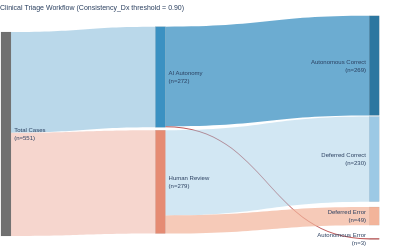

Notebook source saved alongside this figure:
### Code cell
# --- 1. Load the main data file ---

try:
    df_master =pd.read_csv('/mnt/bulk-sirius/lizhang/LiWS/Medical_Llama_Agents/data/evaluation_logs/63/5runs/63.10/master_feature_dataframe.csv')
    
    print(f"✅ Successfully loaded Master DataFrame with {len(df_master)} records.")
except FileNotFoundError:
    print("❌ ERROR: Master DataFrame not found.")
    exit()

# --- 2. Run single-point analysis (optional; retain or comment out) ---
print("\n--- Running Single-Point Threshold Analysis ---")
conf_results = analyze_threshold_performance(
    df=df_master,
    score_column='Consistency_Dx',
    threshold=0.85,
    greater_is_better=True
)
print_results(conf_results)

# --- 3. Run curve analysis ---
print("\n--- Running Threshold Curve Analysis ---")

save_dir = '/mnt/bulk-sirius/lizhang/LiWS/Medical_Llama_Agents/data/plots/63/63.10/63.10_5runs/threshold_basic'
os.makedirs(save_dir, exist_ok=True)

# a. Analyze Consistency_Dx
score_to_analyze = 'Consistency_Dx'
print(f"  - Generating curves for '{score_to_analyze}'...")

custom_thresholds = np.arange(0.7, 1.01, 0.05)
# This generates [0.7, 0.75, 0.8, 0.85, 0.9, 0.95, 1.0]

print(f"    - Using custom thresholds: {np.round(custom_thresholds, 2)}")

curves_df = calculate_performance_curves(df_master, score_to_analyze, greater_is_better=True, threshold_range=custom_thresholds)
csv_path = os.path.join(save_dir, f'threshold_curves_{score_to_analyze}.csv')
curves_df.to_csv(csv_path, index=False)
print(f"Saved curve data to: {csv_path}")

plot_tradeoff_bar(curves_df, score_to_analyze, save_dir, bar_color='#5D9BB5')
# plot_triage_sankey(df_master, save_dir, score_to_analyze, threshold=0.7)
# plot_triage_sankey(df_master, save_dir, score_to_analyze, threshold=0.75)
# plot_triage_sankey(df_master, save_dir, score_to_analyze, threshold=0.8)
# plot_triage_sankey(df_master, save_dir, score_to_analyze, threshold=0.85)
plot_triage_sankey(df_master, save_dir, score_to_analyze, threshold=0.9)
# plot_triage_sankey(df_master, save_dir, score_to_analyze, threshold=0.95)



# # b. (Optional) Analyze other scores.
print("\n--- Running Single-Point Threshold Analysis ---")
conf_results = analyze_threshold_performance(
    df=df_master,
    score_column='ProbScore_Dx',
    threshold=0.85,
    greater_is_better=True
)
print_results(conf_results)

# --- 3. Run curve analysis ---
print("\n--- Running Threshold Curve Analysis ---")

# a. Analyze ProbScore_Dx
score_to_analyze = 'ProbScore_Dx'
print(f"  - Generating curves for '{score_to_analyze}'...")

custom_thresholds = np.arange(0.94, 1.01, 0.01)
# This generates [0.7, 0.75, 0.8, 0.85, 0.9, 0.95, 1.0]

print(f"    - Using custom thresholds: {np.round(custom_thresholds, 2)}")

curves_df = calculate_performance_curves(df_master, score_to_analyze, greater_is_better=True, threshold_range=custom_thresholds)
csv_path = os.path.join(save_dir, f'threshold_curves_{score_to_analyze}.csv')
curves_df.to_csv(csv_path, index=False)
print(f"Saved curve data to: {csv_path}")

plot_tradeoff_bar(curves_df, score_to_analyze, save_dir, bar_color='#9C89B8')


# # c. (Optional) Analyze other scores - LingCert_R.
print("\n--- Running Single-Point Threshold Analysis ---")
conf_results = analyze_threshold_performance(
    df=df_master,
    score_column='LingCert_R',
    threshold=0.85,
    greater_is_better=True
)
print_results(conf_results)

# --- 3. Run curve analysis ---
print("\n--- Running Threshold Curve Analysis ---")

# a. Analyze LingCert_R
score_to_analyze = 'LingCert_R'
print(f"  - Generating curves for '{score_to_analyze}'...")

custom_thresholds = np.arange(0.94, 1.01, 0.01)
# This generates [0.7, 0.75, 0.8, 0.85, 0.9, 0.95, 1.0]

print(f"    - Using custom thresholds: {np.round(custom_thresholds, 2)}")

curves_df = calculate_performance_curves(df_master, score_to_analyze, greater_is_better=True, threshold_range=custom_thresholds)
csv_path = os.path.join(save_dir, f'threshold_curves_{score_to_analyze}.csv')
curves_df.to_csv(csv_path, index=False)
print(f"Saved curve data to: {csv_path}")

plot_tradeoff_bar(curves_df, score_to_analyze, save_dir, bar_color='#9C89B8')

### Figure 1 — Plotly figure (JSON) as saved in the notebook; plotly's stock layout.template omitted (floating-point values rounded to 4 significant figures)
{"data": [{"link": {"color": ["rgba(59, 145, 194, 0.35)", "rgba(229, 139, 115, 0.35)", "rgba(59, 145, 194, 0.75)", "rgba(180, 60, 60, 0.85)", "rgba(156, 201, 229, 0.45)", "rgba(243, 180, 154, 0.70)"], "source": [0, 0, 1, 1, 2, 2], "target": [1, 2, 3, 4, 5, 6], "value": [272, 279, 269, 3, 230, 49]}, "node": {"color": ["#707070", "#3B91C2", "#E58B73", "#2c77a0", "#B43C3C", "#9CC9E5", "#F3B49A"], "label": ["Total Cases<br>(n=551)", "AI Autonomy<br>(n=272)", "Human Review<br>(n=279)", "Autonomous Correct<br>(n=269)", "Autonomous Error<br>(n=3)", "Deferred Correct<br>(n=230)", "Deferred Error<br>(n=49)"], "line": {"color": "rgba(80,80,80,0.18)", "width": 0.4}, "pad": 8, "thickness": 10, "x": [0.01, 0.4, 0.4, 0.94, 0.94, 0.94, 0.94], "y": [0.5, 0.25, 0.71, 0.2, 0.96, 0.61, 0.86]}, "type": "sankey"}], "layout": {"font": {"family": "Arial", "shadow": "", "size": 6}, "height": 250, "margin": {"b": 2, "l": 2, "r": 2, "t": 20}, "paper_bgcolor": "white", "plot_bgcolor": "white", "title": {"font": {"family": "Arial", "size": 7}, "text": "Clinical Triage Workflow (Consistency_Dx threshold = 0.90)", "x": 0, "xanchor": "left", "y": 0.98}, "width": 400}}
